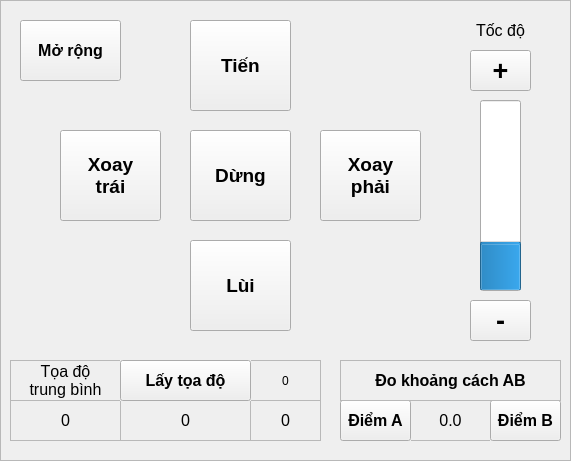
    <widget class="QFrame" name="fr_handMode_move">
     <property name="geometry">
      <rect>
       <x>320</x>
       <y>0</y>
       <width>571</width>
       <height>461</height>
      </rect>
     </property>
     <property name="autoFillBackground">
      <bool>true</bool>
     </property>
     <property name="frameShape">
      <enum>QFrame::StyledPanel</enum>
     </property>
     <property name="frameShadow">
      <enum>QFrame::Raised</enum>
     </property>
     <widget class="QLabel" name="lbv_coorAverage_x">
      <property name="geometry">
       <rect>
        <x>10</x>
        <y>400</y>
        <width>111</width>
        <height>41</height>
       </rect>
      </property>
      <property name="font">
       <font>
        <pointsize>12</pointsize>
       </font>
      </property>
      <property name="autoFillBackground">
       <bool>false</bool>
      </property>
      <property name="frameShape">
       <enum>QFrame::StyledPanel</enum>
      </property>
      <property name="text">
       <string>0</string>
      </property>
      <property name="alignment">
       <set>Qt::AlignCenter</set>
      </property>
     </widget>
     <widget class="QPushButton" name="bt_forwards">
      <property name="geometry">
       <rect>
        <x>190</x>
        <y>20</y>
        <width>101</width>
        <height>91</height>
       </rect>
      </property>
      <property name="font">
       <font>
        <pointsize>14</pointsize>
        <weight>75</weight>
        <bold>true</bold>
       </font>
      </property>
      <property name="text">
       <string>Tiến</string>
      </property>
     </widget>
     <widget class="QLabel" name="lb_coorAverage">
      <property name="geometry">
       <rect>
        <x>10</x>
        <y>360</y>
        <width>111</width>
        <height>41</height>
       </rect>
      </property>
      <property name="font">
       <font>
        <pointsize>12</pointsize>
        <weight>50</weight>
        <bold>false</bold>
       </font>
      </property>
      <property name="autoFillBackground">
       <bool>false</bool>
      </property>
      <property name="frameShape">
       <enum>QFrame::StyledPanel</enum>
      </property>
      <property name="lineWidth">
       <number>1</number>
      </property>
      <property name="midLineWidth">
       <number>0</number>
      </property>
      <property name="text">
       <string>Tọa độ
trung bình</string>
      </property>
      <property name="scaledContents">
       <bool>false</bool>
      </property>
      <property name="alignment">
       <set>Qt::AlignCenter</set>
      </property>
      <property name="wordWrap">
       <bool>false</bool>
      </property>
      <property name="openExternalLinks">
       <bool>false</bool>
      </property>
     </widget>
     <widget class="QPushButton" name="bt_backwards">
      <property name="geometry">
       <rect>
        <x>190</x>
        <y>240</y>
        <width>101</width>
        <height>91</height>
       </rect>
      </property>
      <property name="font">
       <font>
        <pointsize>14</pointsize>
        <weight>75</weight>
        <bold>true</bold>
       </font>
      </property>
      <property name="text">
       <string>Lùi</string>
      </property>
     </widget>
     <widget class="QLabel" name="lbv_coorAverage_y">
      <property name="geometry">
       <rect>
        <x>120</x>
        <y>400</y>
        <width>131</width>
        <height>41</height>
       </rect>
      </property>
      <property name="font">
       <font>
        <pointsize>12</pointsize>
       </font>
      </property>
      <property name="autoFillBackground">
       <bool>false</bool>
      </property>
      <property name="frameShape">
       <enum>QFrame::StyledPanel</enum>
      </property>
      <property name="text">
       <string>0</string>
      </property>
      <property name="alignment">
       <set>Qt::AlignCenter</set>
      </property>
     </widget>
     <widget class="QLabel" name="lbv_deltaDistance">
      <property name="geometry">
       <rect>
        <x>410</x>
        <y>400</y>
        <width>81</width>
        <height>41</height>
       </rect>
      </property>
      <property name="font">
       <font>
        <pointsize>12</pointsize>
       </font>
      </property>
      <property name="autoFillBackground">
       <bool>false</bool>
      </property>
      <property name="frameShape">
       <enum>QFrame::StyledPanel</enum>
      </property>
      <property name="text">
       <string>0.0</string>
      </property>
      <property name="alignment">
       <set>Qt::AlignCenter</set>
      </property>
     </widget>
     <widget class="QLabel" name="lb_speed">
      <property name="geometry">
       <rect>
        <x>460</x>
        <y>10</y>
        <width>81</width>
        <height>41</height>
       </rect>
      </property>
      <property name="font">
       <font>
        <pointsize>12</pointsize>
        <weight>50</weight>
        <bold>false</bold>
       </font>
      </property>
      <property name="autoFillBackground">
       <bool>false</bool>
      </property>
      <property name="frameShape">
       <enum>QFrame::NoFrame</enum>
      </property>
      <property name="lineWidth">
       <number>1</number>
      </property>
      <property name="midLineWidth">
       <number>0</number>
      </property>
      <property name="text">
       <string>Tốc độ</string>
      </property>
      <property name="scaledContents">
       <bool>false</bool>
      </property>
      <property name="alignment">
       <set>Qt::AlignCenter</set>
      </property>
      <property name="wordWrap">
       <bool>false</bool>
      </property>
      <property name="openExternalLinks">
       <bool>false</bool>
      </property>
     </widget>
     <widget class="QPushButton" name="bt_disPointA">
      <property name="geometry">
       <rect>
        <x>340</x>
        <y>400</y>
        <width>71</width>
        <height>41</height>
       </rect>
      </property>
      <property name="font">
       <font>
        <family>Ubuntu</family>
        <pointsize>12</pointsize>
        <weight>75</weight>
        <bold>true</bold>
       </font>
      </property>
      <property name="focusPolicy">
       <enum>Qt::ClickFocus</enum>
      </property>
      <property name="autoFillBackground">
       <bool>true</bool>
      </property>
      <property name="text">
       <string>Điểm A</string>
      </property>
     </widget>
     <widget class="QLabel" name="lbv_coorAverage_r">
      <property name="geometry">
       <rect>
        <x>250</x>
        <y>400</y>
        <width>71</width>
        <height>41</height>
       </rect>
      </property>
      <property name="font">
       <font>
        <pointsize>12</pointsize>
       </font>
      </property>
      <property name="autoFillBackground">
       <bool>false</bool>
      </property>
      <property name="frameShape">
       <enum>QFrame::StyledPanel</enum>
      </property>
      <property name="text">
       <string>0</string>
      </property>
      <property name="alignment">
       <set>Qt::AlignCenter</set>
      </property>
     </widget>
     <widget class="QPushButton" name="bt_disPointB">
      <property name="geometry">
       <rect>
        <x>490</x>
        <y>400</y>
        <width>71</width>
        <height>41</height>
       </rect>
      </property>
      <property name="font">
       <font>
        <family>Ubuntu</family>
        <pointsize>12</pointsize>
        <weight>75</weight>
        <bold>true</bold>
       </font>
      </property>
      <property name="focusPolicy">
       <enum>Qt::ClickFocus</enum>
      </property>
      <property name="autoFillBackground">
       <bool>true</bool>
      </property>
      <property name="text">
       <string>Điểm B</string>
      </property>
     </widget>
     <widget class="QPushButton" name="bt_rotation_right">
      <property name="geometry">
       <rect>
        <x>320</x>
        <y>130</y>
        <width>101</width>
        <height>91</height>
       </rect>
      </property>
      <property name="font">
       <font>
        <pointsize>14</pointsize>
        <weight>75</weight>
        <bold>true</bold>
       </font>
      </property>
      <property name="text">
       <string>Xoay 
phải</string>
      </property>
     </widget>
     <widget class="QLabel" name="lbv_coorAverage_times">
      <property name="geometry">
       <rect>
        <x>250</x>
        <y>360</y>
        <width>71</width>
        <height>41</height>
       </rect>
      </property>
      <property name="autoFillBackground">
       <bool>false</bool>
      </property>
      <property name="frameShape">
       <enum>QFrame::StyledPanel</enum>
      </property>
      <property name="text">
       <string>0</string>
      </property>
      <property name="alignment">
       <set>Qt::AlignCenter</set>
      </property>
     </widget>
     <widget class="QLabel" name="lb_measureDistance">
      <property name="geometry">
       <rect>
        <x>340</x>
        <y>360</y>
        <width>221</width>
        <height>41</height>
       </rect>
      </property>
      <property name="font">
       <font>
        <pointsize>12</pointsize>
        <weight>75</weight>
        <bold>true</bold>
       </font>
      </property>
      <property name="autoFillBackground">
       <bool>false</bool>
      </property>
      <property name="frameShape">
       <enum>QFrame::StyledPanel</enum>
      </property>
      <property name="lineWidth">
       <number>1</number>
      </property>
      <property name="midLineWidth">
       <number>0</number>
      </property>
      <property name="text">
       <string>Đo khoảng cách AB</string>
      </property>
      <property name="scaledContents">
       <bool>false</bool>
      </property>
      <property name="alignment">
       <set>Qt::AlignCenter</set>
      </property>
      <property name="wordWrap">
       <bool>false</bool>
      </property>
      <property name="openExternalLinks">
       <bool>false</bool>
      </property>
     </widget>
     <widget class="QPushButton" name="bt_rotation_left">
      <property name="geometry">
       <rect>
        <x>60</x>
        <y>130</y>
        <width>101</width>
        <height>91</height>
       </rect>
      </property>
      <property name="font">
       <font>
        <pointsize>14</pointsize>
        <weight>75</weight>
        <bold>true</bold>
       </font>
      </property>
      <property name="text">
       <string>Xoay 
trái</string>
      </property>
     </widget>
     <widget class="QPushButton" name="bt_stop">
      <property name="geometry">
       <rect>
        <x>190</x>
        <y>130</y>
        <width>101</width>
        <height>91</height>
       </rect>
      </property>
      <property name="font">
       <font>
        <pointsize>14</pointsize>
        <weight>75</weight>
        <bold>true</bold>
       </font>
      </property>
      <property name="text">
       <string>Dừng</string>
      </property>
     </widget>
     <widget class="QPushButton" name="bt_coorAverage">
      <property name="geometry">
       <rect>
        <x>120</x>
        <y>360</y>
        <width>131</width>
        <height>41</height>
       </rect>
      </property>
      <property name="font">
       <font>
        <family>Ubuntu</family>
        <pointsize>12</pointsize>
        <weight>75</weight>
        <bold>true</bold>
       </font>
      </property>
      <property name="focusPolicy">
       <enum>Qt::ClickFocus</enum>
      </property>
      <property name="autoFillBackground">
       <bool>true</bool>
      </property>
      <property name="text">
       <string>Lấy tọa độ</string>
      </property>
     </widget>
     <widget class="QPushButton" name="bt_controlConveyor_show">
      <property name="geometry">
       <rect>
        <x>20</x>
        <y>20</y>
        <width>101</width>
        <height>61</height>
       </rect>
      </property>
      <property name="font">
       <font>
        <pointsize>12</pointsize>
        <weight>75</weight>
        <bold>true</bold>
       </font>
      </property>
      <property name="text">
       <string>Mở rộng</string>
      </property>
     </widget>
     <widget class="QProgressBar" name="pb_speed">
      <property name="geometry">
       <rect>
        <x>480</x>
        <y>100</y>
        <width>41</width>
        <height>191</height>
       </rect>
      </property>
      <property name="layoutDirection">
       <enum>Qt::LeftToRight</enum>
      </property>
      <property name="value">
       <number>24</number>
      </property>
      <property name="alignment">
       <set>Qt::AlignCenter</set>
      </property>
      <property name="textVisible">
       <bool>false</bool>
      </property>
      <property name="orientation">
       <enum>Qt::Vertical</enum>
      </property>
      <property name="invertedAppearance">
       <bool>false</bool>
      </property>
      <property name="textDirection">
       <enum>QProgressBar::TopToBottom</enum>
      </property>
     </widget>
     <widget class="QPushButton" name="bt_reduceSpeed">
      <property name="geometry">
       <rect>
        <x>470</x>
        <y>300</y>
        <width>61</width>
        <height>41</height>
       </rect>
      </property>
      <property name="font">
       <font>
        <family>Ubuntu</family>
        <pointsize>20</pointsize>
        <weight>75</weight>
        <bold>true</bold>
       </font>
      </property>
      <property name="focusPolicy">
       <enum>Qt::ClickFocus</enum>
      </property>
      <property name="autoFillBackground">
       <bool>true</bool>
      </property>
      <property name="text">
       <string>-</string>
      </property>
     </widget>
     <widget class="QPushButton" name="bt_upSpeed">
      <property name="geometry">
       <rect>
        <x>470</x>
        <y>50</y>
        <width>61</width>
        <height>41</height>
       </rect>
      </property>
      <property name="font">
       <font>
        <family>Ubuntu</family>
        <pointsize>20</pointsize>
        <weight>75</weight>
        <bold>true</bold>
       </font>
      </property>
      <property name="focusPolicy">
       <enum>Qt::ClickFocus</enum>
      </property>
      <property name="autoFillBackground">
       <bool>true</bool>
      </property>
      <property name="text">
       <string>+</string>
      </property>
     </widget>
    </widget>
